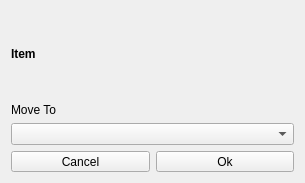
<?xml version="1.0" encoding="UTF-8"?>
<ui version="4.0">
 <class>MoveTo</class>
 <widget class="QDialog" name="MoveTo">
  <property name="geometry">
   <rect>
    <x>0</x>
    <y>0</y>
    <width>305</width>
    <height>183</height>
   </rect>
  </property>
  <property name="windowTitle">
   <string>Dialog</string>
  </property>
  <layout class="QVBoxLayout" name="verticalLayout">
   <item>
    <widget class="QLabel" name="lblItem">
     <property name="sizePolicy">
      <sizepolicy hsizetype="Preferred" vsizetype="Expanding">
       <horstretch>0</horstretch>
       <verstretch>0</verstretch>
      </sizepolicy>
     </property>
     <property name="font">
      <font>
       <bold>true</bold>
      </font>
     </property>
     <property name="text">
      <string>Item</string>
     </property>
    </widget>
   </item>
   <item>
    <widget class="QLabel" name="lblMoveTo">
     <property name="sizePolicy">
      <sizepolicy hsizetype="Preferred" vsizetype="Fixed">
       <horstretch>0</horstretch>
       <verstretch>0</verstretch>
      </sizepolicy>
     </property>
     <property name="text">
      <string>Move To</string>
     </property>
    </widget>
   </item>
   <item>
    <widget class="QComboBox" name="cboxMoveTo"/>
   </item>
   <item>
    <layout class="QHBoxLayout" name="horizontalLayout">
     <item>
      <widget class="QToolButton" name="btnCancel">
       <property name="sizePolicy">
        <sizepolicy hsizetype="Preferred" vsizetype="Fixed">
         <horstretch>0</horstretch>
         <verstretch>0</verstretch>
        </sizepolicy>
       </property>
       <property name="text">
        <string>Cancel</string>
       </property>
      </widget>
     </item>
     <item>
      <widget class="QToolButton" name="btnOk">
       <property name="sizePolicy">
        <sizepolicy hsizetype="Preferred" vsizetype="Fixed">
         <horstretch>0</horstretch>
         <verstretch>0</verstretch>
        </sizepolicy>
       </property>
       <property name="text">
        <string>Ok</string>
       </property>
      </widget>
     </item>
    </layout>
   </item>
  </layout>
 </widget>
 <resources/>
 <connections/>
</ui>
